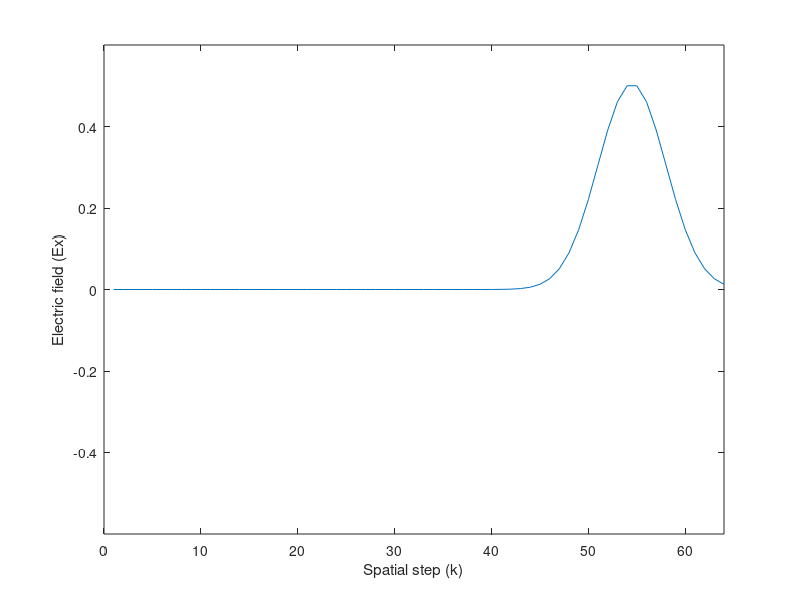

Write MATLAB code to recreate this figure.
clc
clear all

% Simulation parameters.
SIZE = 64; % No. of spatial steps
MaxTime = 64; % No. of time steps
PulseWidth = 20; % Controls width of Gaussian Pulse
td = PulseWidth; % Temporal delay in pulse.
source = 10; % Location of source

% Constants.
c = 3e8;
pi = 3.141592654;
e0 = (1e-9)/(36*pi);
u0 = (1e-7)*4*pi;

dt = 1e-12;
dz = 3e-4;
Sc = c * dt/dz

% Initialization.
Ex = zeros(SIZE, 3); % x-component of E-field
Dx = zeros(SIZE, 3); % x-component of D
Hy = zeros(SIZE, 3); % y-component of H-field
By = zeros(SIZE, 3); % y-component of B

ExSnapshots = zeros(SIZE, MaxTime); % Data for plotting.
frame = 1;

n1 = 1;
n2 = 2;
% Outer loop for time-stepping.
tic
for q = 2:MaxTime
    
    % Storing past fields.
    Ex(:,3) = Ex(:,n2);
    Dx(:,3) = Dx(:,n2);
    Hy(:,3) = Hy(:,n2);
    By(:,3) = By(:,n2);
    
    % Calculation of Hy using update difference equation for Hy. This is time step q.
    By(1:SIZE-1,n2) = By(1:SIZE-1,n1) + ( ( Ex(1:SIZE-1,n1) - Ex(2:SIZE,n1) ) * dt/(dz) );
    Hy(:,n2) = (1/u0)*By(:,n2);
    % ABC for H at SIZE.
    Hy(SIZE,n2) = Hy(SIZE-1,n1) + (Sc-1)/(Sc+1)*(Hy(SIZE-1,n2) - Hy(SIZE,n1) );
    By(SIZE,n2) = u0*Hy(SIZE,n2);

    % Calculation of Ex using updated difference equation for Ex. This is time step q+1/2.
    Dx(2:SIZE,n2) = Dx(2:SIZE, n1) + ( dt/(dz)*(Hy(1:SIZE-1, n2) - Hy(2:SIZE, n2)) );
    Ex(:,n2) = (1/e0)*Dx(:,n2);
    % ABC for E at 1.
    Ex(1,n2) = Ex(2,n1) + (Sc-1)/(Sc+1)*(Ex(2,n2) - Ex(2,n1));
    Dx(1,n2) = e0*Ex(1,n2);
    
    % Activating a plane-wave source.
    Ex(source,n2) = Ex(source,n2) + exp( -1*((q-td)/(PulseWidth/4))^2 ) * Sc;
    Dx(source,n2) = e0*Ex(source,n2);

    ExSnapshots(:,frame) = Ex(:,n2);
    frame=frame+1;
    
    temp = n1;
    n1 = n2;
    n2 = temp;
end
toc
% Simulation animation.
for i=1:frame-1
    figure (2)
    plot ( ExSnapshots(:,i) )
    axis([0 SIZE -0.6 0.6])
    xlabel('Spatial step (k)')
    ylabel('Electric field (Ex)')
end